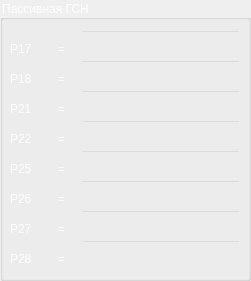
    <widget class="QGroupBox" name="P_TAB4_2">
     <property name="geometry">
      <rect>
       <x>560</x>
       <y>0</y>
       <width>251</width>
       <height>281</height>
      </rect>
     </property>
     <property name="styleSheet">
      <string notr="true">QGroupBox
{
color: white
}</string>
     </property>
     <property name="title">
      <string>Пассивная ГСН</string>
     </property>
     <widget class="QLabel" name="P_107">
      <property name="geometry">
       <rect>
        <x>10</x>
        <y>190</y>
        <width>67</width>
        <height>17</height>
       </rect>
      </property>
      <property name="styleSheet">
       <string notr="true">QLabel
{
color: white
}</string>
      </property>
      <property name="text">
       <string>P26        =</string>
      </property>
     </widget>
     <widget class="QLabel" name="P_108">
      <property name="geometry">
       <rect>
        <x>10</x>
        <y>100</y>
        <width>67</width>
        <height>17</height>
       </rect>
      </property>
      <property name="styleSheet">
       <string notr="true">QLabel
{
color: white
}</string>
      </property>
      <property name="text">
       <string>P21        =</string>
      </property>
     </widget>
     <widget class="QLabel" name="P_109">
      <property name="geometry">
       <rect>
        <x>10</x>
        <y>40</y>
        <width>67</width>
        <height>17</height>
       </rect>
      </property>
      <property name="styleSheet">
       <string notr="true">QLabel
{
color: white
}</string>
      </property>
      <property name="text">
       <string>P17        =</string>
      </property>
     </widget>
     <widget class="QLabel" name="P_110">
      <property name="geometry">
       <rect>
        <x>10</x>
        <y>160</y>
        <width>67</width>
        <height>17</height>
       </rect>
      </property>
      <property name="styleSheet">
       <string notr="true">QLabel
{
color: white
}</string>
      </property>
      <property name="text">
       <string>P25        =</string>
      </property>
     </widget>
     <widget class="QLabel" name="P_111">
      <property name="geometry">
       <rect>
        <x>10</x>
        <y>130</y>
        <width>67</width>
        <height>17</height>
       </rect>
      </property>
      <property name="styleSheet">
       <string notr="true">QLabel
{
color: white
}</string>
      </property>
      <property name="text">
       <string>P22        =</string>
      </property>
     </widget>
     <widget class="QLabel" name="P_112">
      <property name="geometry">
       <rect>
        <x>10</x>
        <y>70</y>
        <width>67</width>
        <height>17</height>
       </rect>
      </property>
      <property name="styleSheet">
       <string notr="true">QLabel
{
color: white
}</string>
      </property>
      <property name="text">
       <string>P18        =</string>
      </property>
     </widget>
     <widget class="QLabel" name="P_113">
      <property name="geometry">
       <rect>
        <x>10</x>
        <y>220</y>
        <width>67</width>
        <height>17</height>
       </rect>
      </property>
      <property name="styleSheet">
       <string notr="true">QLabel
{
color: white
}</string>
      </property>
      <property name="text">
       <string>P27        =</string>
      </property>
     </widget>
     <widget class="QLabel" name="P_114">
      <property name="geometry">
       <rect>
        <x>10</x>
        <y>250</y>
        <width>67</width>
        <height>17</height>
       </rect>
      </property>
      <property name="styleSheet">
       <string notr="true">QLabel
{
color: white
}</string>
      </property>
      <property name="text">
       <string>P28        =</string>
      </property>
     </widget>
     <widget class="QLineEdit" name="l37_2">
      <property name="geometry">
       <rect>
        <x>80</x>
        <y>60</y>
        <width>161</width>
        <height>31</height>
       </rect>
      </property>
      <property name="styleSheet">
       <string notr="true">QLineEdit
{
background: rgb(0,0,0,0);
color: white;
}</string>
      </property>
      <property name="text">
       <string/>
      </property>
     </widget>
     <widget class="QLineEdit" name="l42_2">
      <property name="geometry">
       <rect>
        <x>80</x>
        <y>210</y>
        <width>161</width>
        <height>31</height>
       </rect>
      </property>
      <property name="styleSheet">
       <string notr="true">QLineEdit
{
background: rgb(0,0,0,0);
color: white;
}</string>
      </property>
      <property name="text">
       <string/>
      </property>
     </widget>
     <widget class="QLineEdit" name="l41_2">
      <property name="geometry">
       <rect>
        <x>80</x>
        <y>180</y>
        <width>161</width>
        <height>31</height>
       </rect>
      </property>
      <property name="styleSheet">
       <string notr="true">QLineEdit
{
background: rgb(0,0,0,0);
color: white;
}</string>
      </property>
      <property name="text">
       <string/>
      </property>
     </widget>
     <widget class="QLineEdit" name="l43_2">
      <property name="geometry">
       <rect>
        <x>80</x>
        <y>240</y>
        <width>161</width>
        <height>31</height>
       </rect>
      </property>
      <property name="styleSheet">
       <string notr="true">QLineEdit
{
background: rgb(0,0,0,0);
color: white;
}</string>
      </property>
      <property name="text">
       <string/>
      </property>
     </widget>
     <widget class="QLineEdit" name="l36_2">
      <property name="geometry">
       <rect>
        <x>80</x>
        <y>30</y>
        <width>161</width>
        <height>31</height>
       </rect>
      </property>
      <property name="styleSheet">
       <string notr="true">QLineEdit
{
background: rgb(0,0,0,0);
color: white;
}</string>
      </property>
      <property name="text">
       <string/>
      </property>
     </widget>
     <widget class="QLineEdit" name="l39_2">
      <property name="geometry">
       <rect>
        <x>80</x>
        <y>120</y>
        <width>161</width>
        <height>31</height>
       </rect>
      </property>
      <property name="styleSheet">
       <string notr="true">QLineEdit
{
background: rgb(0,0,0,0);
color: white;
}</string>
      </property>
      <property name="text">
       <string/>
      </property>
     </widget>
     <widget class="QLineEdit" name="l40_2">
      <property name="geometry">
       <rect>
        <x>80</x>
        <y>150</y>
        <width>161</width>
        <height>31</height>
       </rect>
      </property>
      <property name="styleSheet">
       <string notr="true">QLineEdit
{
background: rgb(0,0,0,0);
color: white;
}</string>
      </property>
      <property name="text">
       <string/>
      </property>
     </widget>
     <widget class="QLineEdit" name="l38_2">
      <property name="geometry">
       <rect>
        <x>80</x>
        <y>90</y>
        <width>161</width>
        <height>31</height>
       </rect>
      </property>
      <property name="styleSheet">
       <string notr="true">QLineEdit
{
background: rgb(0,0,0,0);
color: white;
}</string>
      </property>
      <property name="text">
       <string/>
      </property>
     </widget>
    </widget>
